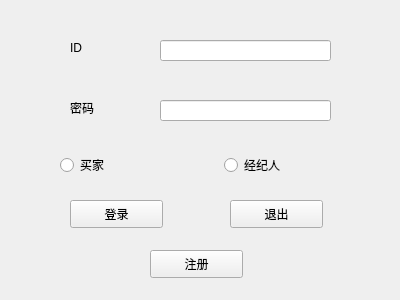
<?xml version="1.0" encoding="UTF-8"?>
<ui version="4.0">
 <class>Form</class>
 <widget class="QWidget" name="Form">
  <property name="geometry">
   <rect>
    <x>0</x>
    <y>0</y>
    <width>400</width>
    <height>300</height>
   </rect>
  </property>
  <property name="windowTitle">
   <string>Form</string>
  </property>
  <widget class="QLineEdit" name="usernoline">
   <property name="geometry">
    <rect>
     <x>160</x>
     <y>40</y>
     <width>171</width>
     <height>21</height>
    </rect>
   </property>
  </widget>
  <widget class="QLineEdit" name="pwdline">
   <property name="geometry">
    <rect>
     <x>160</x>
     <y>100</y>
     <width>171</width>
     <height>21</height>
    </rect>
   </property>
  </widget>
  <widget class="QLabel" name="nolabel">
   <property name="geometry">
    <rect>
     <x>70</x>
     <y>40</y>
     <width>72</width>
     <height>15</height>
    </rect>
   </property>
   <property name="text">
    <string>ID</string>
   </property>
  </widget>
  <widget class="QLabel" name="pwdlabel">
   <property name="geometry">
    <rect>
     <x>70</x>
     <y>100</y>
     <width>72</width>
     <height>15</height>
    </rect>
   </property>
   <property name="text">
    <string>密码</string>
   </property>
  </widget>
  <widget class="QWidget" name="horizontalLayoutWidget">
   <property name="geometry">
    <rect>
     <x>60</x>
     <y>150</y>
     <width>321</width>
     <height>31</height>
    </rect>
   </property>
   <layout class="QHBoxLayout" name="horizontalLayout">
    <item>
     <widget class="QRadioButton" name="buyerButton">
      <property name="text">
       <string>买家</string>
      </property>
     </widget>
    </item>
    <item>
     <widget class="QRadioButton" name="sellerButton">
      <property name="text">
       <string>经纪人</string>
      </property>
     </widget>
    </item>
   </layout>
  </widget>
  <widget class="QPushButton" name="loginpushButton">
   <property name="geometry">
    <rect>
     <x>70</x>
     <y>200</y>
     <width>93</width>
     <height>28</height>
    </rect>
   </property>
   <property name="text">
    <string>登录</string>
   </property>
  </widget>
  <widget class="QPushButton" name="exitpushButton">
   <property name="geometry">
    <rect>
     <x>230</x>
     <y>200</y>
     <width>93</width>
     <height>28</height>
    </rect>
   </property>
   <property name="text">
    <string>退出</string>
   </property>
  </widget>
  <widget class="QPushButton" name="signUpButton">
   <property name="geometry">
    <rect>
     <x>150</x>
     <y>250</y>
     <width>93</width>
     <height>28</height>
    </rect>
   </property>
   <property name="text">
    <string>注册</string>
   </property>
  </widget>
 </widget>
 <resources/>
 <connections/>
</ui>
